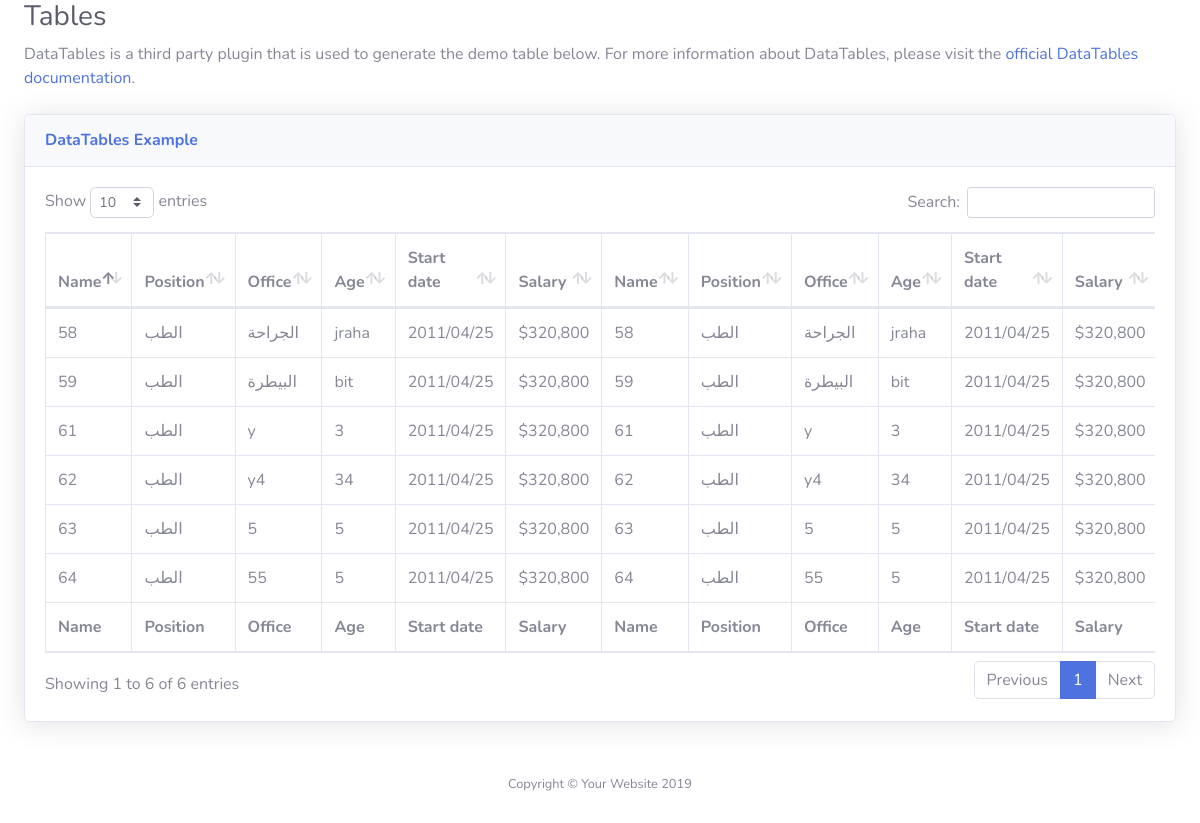
Page /tables.php (signed in) on the committed database.
### tables this page shows
CREATE TABLE `depart_table` (
  `id` int(11) NOT NULL,
  `fac_name` varchar(255) NOT NULL,
  `depart_name` varchar(255) NOT NULL,
  `depart_asign` varchar(255) NOT NULL,
  `status` int(11) NOT NULL,
  `date` timestamp NOT NULL DEFAULT CURRENT_TIMESTAMP,
  `sem_no` varchar(10) NOT NULL
);

### tables.php (the view, shortened to what this page needs)
<!DOCTYPE html>
<html lang="en">
<head>
  <link href="vendor/fontawesome-free/css/all.min.css" rel="stylesheet" type="text/css">
  <link href="css/sb-admin-2.min.css" rel="stylesheet">
  <link href="vendor/datatables/dataTables.bootstrap4.min.css" rel="stylesheet">
</head>
<body id="page-top">
  <div id="wrapper">
        <div class="container-fluid">
          <h1 class="h3 mb-2 text-gray-800">Tables</h1>
          <p class="mb-4">DataTables is a third party plugin that is used to generate the demo table below. For more information about DataTables, please visit the <a target="_blank" href="https://datatables.net">official DataTables documentation</a>.</p>
          <div class="card shadow mb-4">
            <div class="card-header py-3">
              <h6 class="m-0 font-weight-bold text-primary">DataTables Example</h6>
            </div>
            <div class="card-body">
              <div class="table-responsive">
                <table class="table table-bordered" id="dataTable" width="100%" cellspacing="0">
                  <thead>
                    <tr>
                      <th>Name</th>
                      <th>Position</th>
                      <th>Office</th>
                      <th>Age</th>
                      <th>Start date</th>
                      <th>Salary</th>
                       <th>Name</th>
                      <th>Position</th>
                      <th>Office</th>
                      <th>Age</th>
                      <th>Start date</th>
                      <th>Salary</th>
                    </tr>
                  </thead>
                  <tfoot>
                    <tr>
                      <th>Name</th>
                      <th>Position</th>
                      <th>Office</th>
                      <th>Age</th>
                      <th>Start date</th>
                      <th>Salary</th>
                      <th>Name</th>
                      <th>Position</th>
                      <th>Office</th>
                      <th>Age</th>
                      <th>Start date</th>
                      <th>Salary</th>
                    </tr>
                  </tfoot>
                  <tbody>
                    <?php $select =mysqli_query($connect,"select * from depart_table");
                    while($rows = mysqli_fetch_array($select)){
                      echo "
                      <tr>
                      <td>".$rows['id']."</td>
                      <td>".$rows['fac_name']."</td>
                      <td>".$rows['depart_name']."</td>
                      <td>".$rows['depart_asign']."</td>
                      <td>2011/04/25</td>
                      <td>$320,800</td>
                      <td>".$rows['id']."</td>
                      <td>".$rows['fac_name']."</td>
                      <td>".$rows['depart_name']."</td>
                      <td>".$rows['depart_asign']."</td>
                      <td>2011/04/25</td>
                      <td>$320,800</td>
                      <td>".$rows['id']."</td>
                      <td>".$rows['fac_name']."</td>
                      <td>".$rows['depart_name']."</td>
                      <td>".$rows['depart_asign']."</td>
                      <td>2011/04/25</td>
                      <td>$320,800</td>
                    </tr>
                      ";
                    }
                    ?>
                  </tbody>
                </table>
              </div>
            </div>
          </div>
        </div>
      </div>
      <footer class="sticky-footer bg-white">
        <div class="container my-auto">
          <div class="copyright text-center my-auto">
            <span>Copyright &copy; Your Website 2019</span>
          </div>
        </div>
      </footer>
</body>
</html>

### rows in the picture
depart_table: id "58", fac_name "الطب", depart_name "الجراحة", depart_asign "jraha"
depart_table: id "59", fac_name "الطب", depart_name "البيطرة", depart_asign "bit"
depart_table: id "61", fac_name "الطب", depart_name "y", depart_asign "3"
depart_table: id "62", fac_name "الطب", depart_name "y4", depart_asign "34"
depart_table: id "63", fac_name "الطب", depart_name "5", depart_asign "5"
depart_table: id "64", fac_name "الطب", depart_name "55", depart_asign "5"
